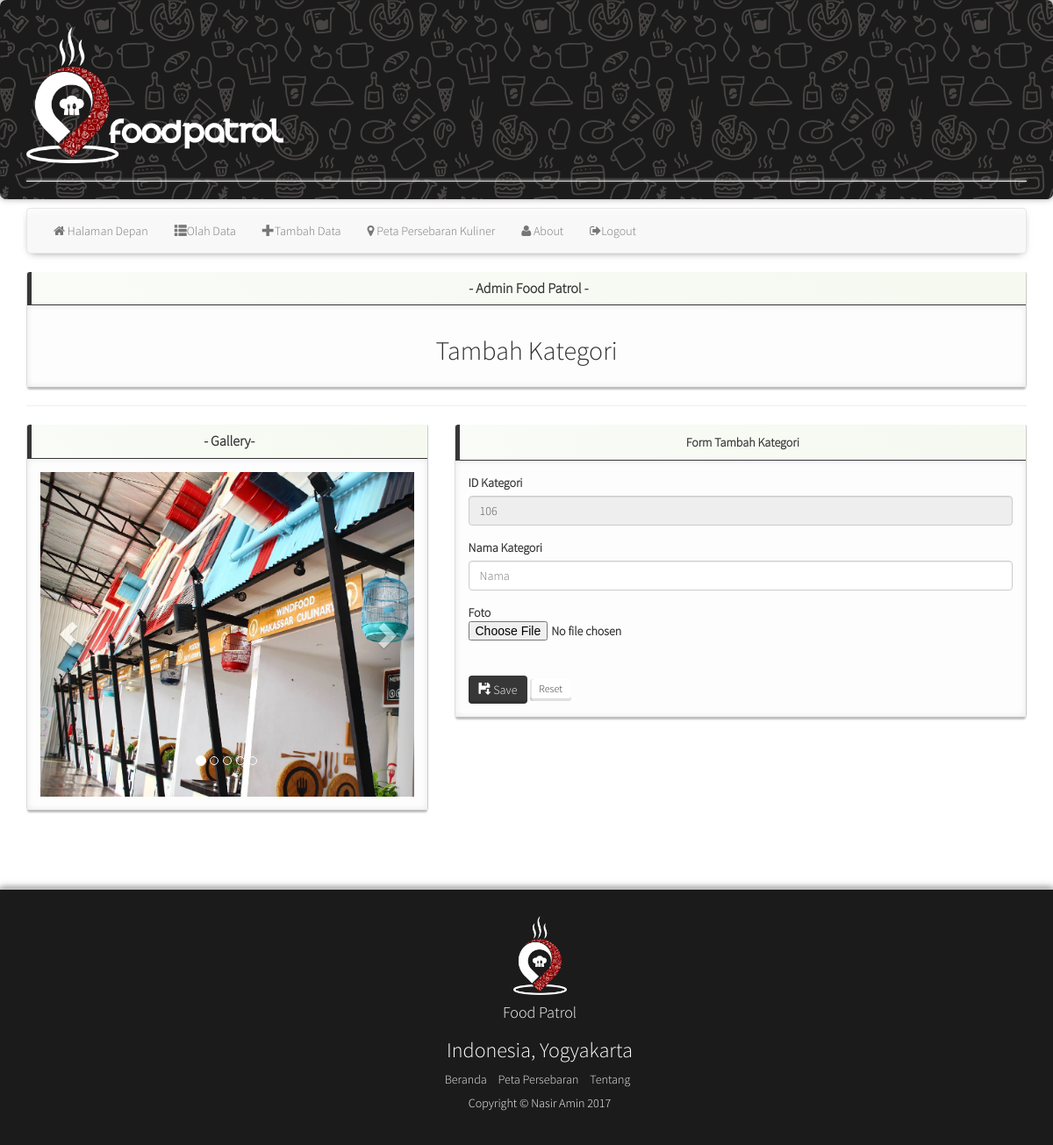
Page /tambah_kategori.php on the earlier database version.
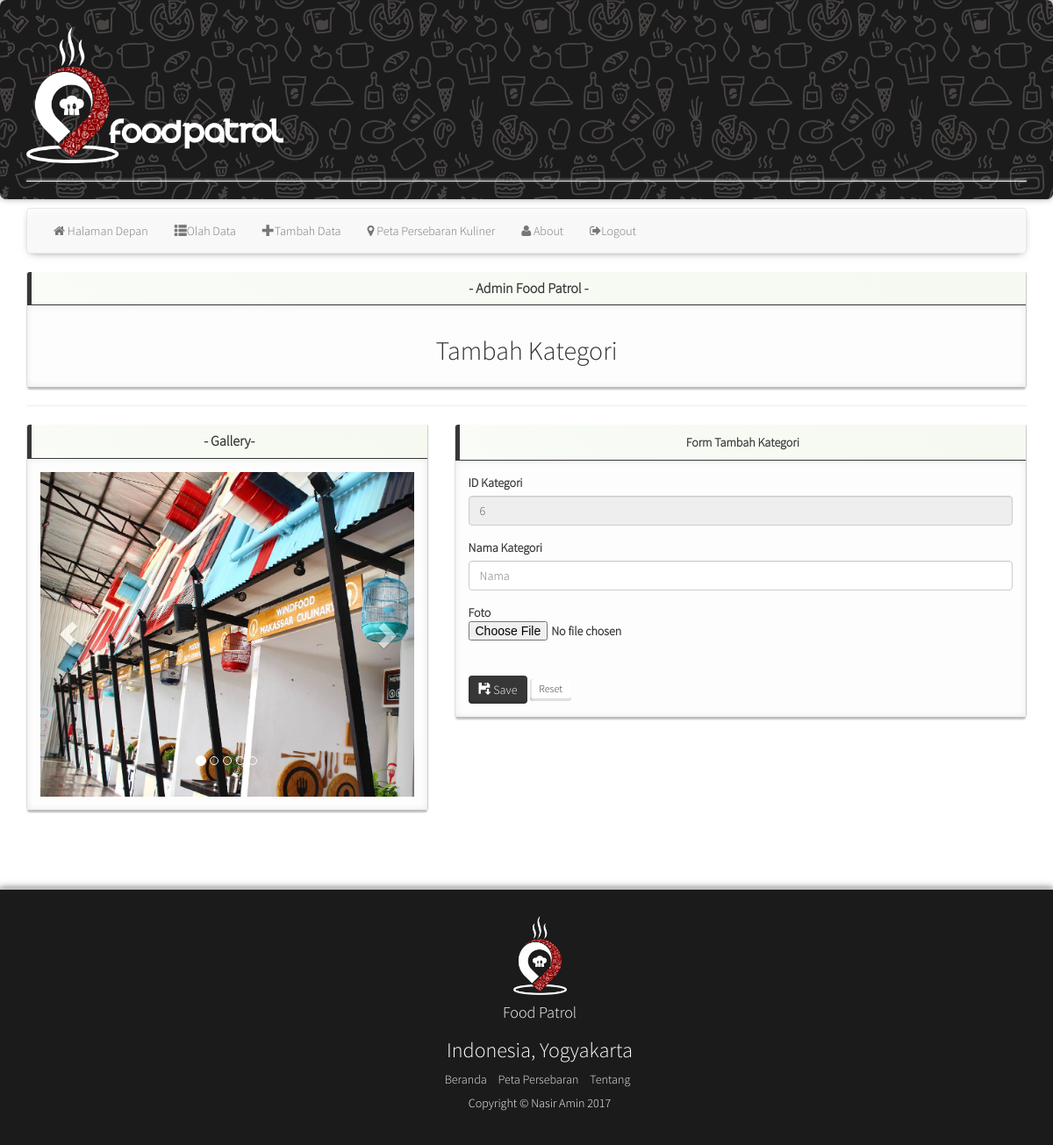
Same page on the later database version.
### tables this page shows
CREATE TABLE `kategori_tempat` (
  `id_kategori_tempat` int(20) NOT NULL,
  `nama_kategori_tempat` varchar(100) NOT NULL,
  `url` varchar(255) NOT NULL
);

### tambah_kategori.php (the view, shortened to what this page needs)
<?php
$title = "Admin Food Patrol";
include_once "header.php";
include_once "koneksi.php";
$query = "SELECT id_kategori_tempat FROM kategori_tempat ORDER BY id_kategori_tempat DESC LIMIT 1";
$result = mysql_query($query, $koneksi);
$row = mysql_fetch_array($result);
$last_id = $row["id_kategori_tempat"];
$new_id = $last_id + 1;
?>
      <div class="row">
        <div class="col-md-12">
          <div class="panel panel-info panel-dashboard">
            <div class="panel-heading centered">
              <h2 class="panel-title"><strong> - <?php echo $title ?> - </strong></h2>
            </div>
            <div class="panel-body centered">
                     <h2>Tambah Kategori</h2>
                    </div>
              </div>
                  <hr />
                  <div class="row">
 <div class="col-md-5">
          <div class="panel panel-info panel-dashboard">
            <div class="panel-heading centered">
              <h2 class="panel-title"><strong> - Gallery- </strong></h4>
            </div>
            <div class="panel-body">
             <div id="myCarousel" class="carousel slide" data-ride="carousel">
    <ol class="carousel-indicators">
      <li data-target="#myCarousel" data-slide-to="0" class="active"></li>
      <li data-target="#myCarousel" data-slide-to="1"></li>
      <li data-target="#myCarousel" data-slide-to="2"></li>
      <li data-target="#myCarousel" data-slide-to="3"></li>
      <li data-target="#myCarousel" data-slide-to="4"></li>
    </ol>
    <div class="carousel-inner">
      <div class="item active">
        <img src="upload_foto/kategori_tempat/foodcourt.jpg"   alt="FoodCourt" style="width:100%;">
      </div>
    </div>
    <a class="left carousel-control" href="#myCarousel" data-slide="prev">
      <span class="glyphicon glyphicon-chevron-left"></span>
    </a>
    <a class="right carousel-control" href="#myCarousel" data-slide="next">
      <span class="glyphicon glyphicon-chevron-right"></span>
    </a>
  </div>
            </div>
          </div>
        </div>
                   <div class="col-md-7">
                     <div class="panel panel-info panel-dashboard">
                        <div class="panel-heading centered">
                             Form Tambah Kategori
                        </div>
                       <div class="panel-body">
                  <form  method="post" enctype="multipart/form-data" name="form"  action="input_kategori.php">
   <div class="form-group">
    <label class="col-form-label" for="id_tempat">ID Kategori</label>
   <input type="text" class="form-control" name="id_kategori_tempat"   placeholder="ID"  readonly="readonly" value="<?php echo $new_id; ?>">
  </div>
  <div class="form-group">
    <label class="col-form-label" for="nama">Nama Kategori </label>
   <input type="text" class="form-control" name="nama_kategori_tempat" required placeholder="Nama" >
  </div>
<div class="form-group">
    <label class="custom-file" >Foto
    <input class="custom-file-input" type="file" name="url" placeholder="foto" />
 </div>
  <br>
   <button class="btn btn-primary" type="submit" name="submit" id="submit" value="submit" ><span class="glyphicon glyphicon-floppy-save"></span>&nbsp;Save</button> <button type="reset" class="btn btn-default btn-sm">Reset</button></div>
 </div>
            </div>
          </div></div></div></div>
<?php include_once "footer.php" ?>

Differences in the rows shown:
removed kategori_tempat: id_kategori_tempat "106"
added kategori_tempat: id_kategori_tempat "6"
